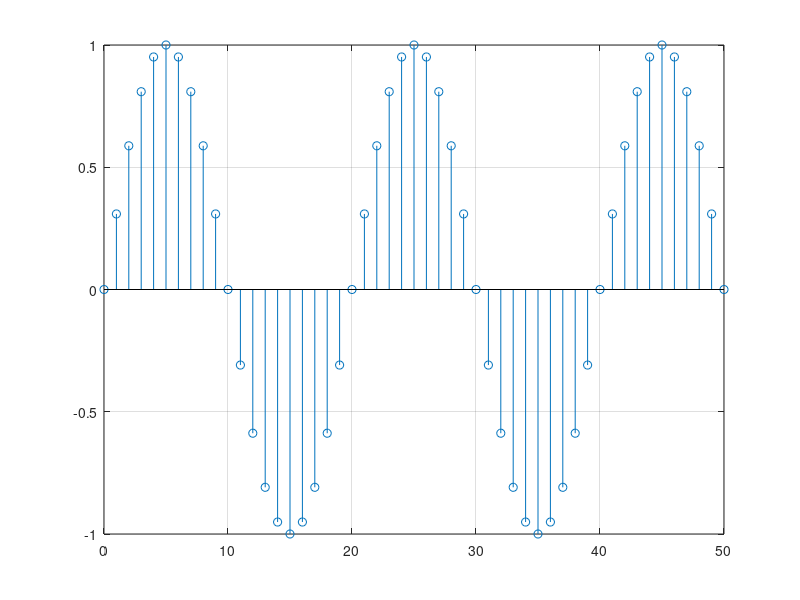

The MATLAB source for this figure:
%mi rut es 19.891.504-1
A=1 ; B=9 ; C=8 ; D=9 ; E=1 ; F=5 ; G=0 ; H=4 ; I=1;
n = [0 : 50];
x = sin(2*pi * 1.05 * n);
stem(n, x); grid